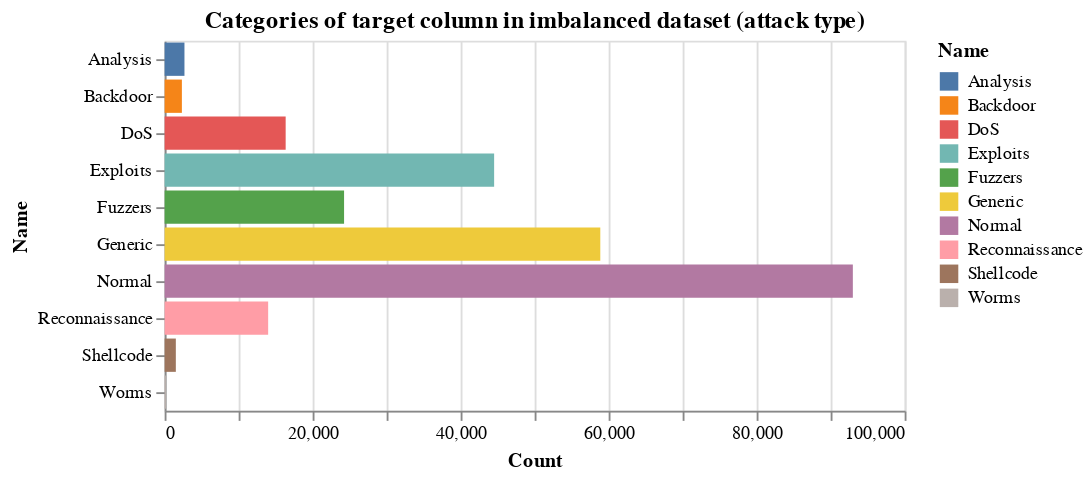

Notebook source saved alongside this figure:
### Code cell
# imbalanced data
# step 5: Visualise the target categories in the train_val dataset
combined=combined_df.copy()
_features,_target=feature_target_split(combined)
target_table=_target.value_counts().rename_axis('Name').reset_index(name='Count')
alt.Chart(target_table, title="Categories of target column in imbalanced dataset (attack type)").mark_bar().encode(
  x='Count',
  y='Name',
  color='Name'
)

### Figure 1 — Vega-Lite specification as saved in the notebook (floating-point values rounded to 4 significant figures)
{"config": {"view": {"continuousWidth": 400, "continuousHeight": 300}}, "data": {"name": "data-ef5ecfc6f8b52b7d64de57a1b2b1bf74"}, "mark": "bar", "encoding": {"color": {"type": "nominal", "field": "Name"}, "x": {"type": "quantitative", "field": "Count"}, "y": {"type": "nominal", "field": "Name"}}, "title": "Categories of target column in imbalanced dataset (attack type)", "$schema": "https://vega.github.io/schema/vega-lite/v4.8.1.json", "datasets": {"data-ef5ecfc6f8b52b7d64de57a1b2b1bf74": [{"Name": "Normal", "Count": 93000}, {"Name": "Generic", "Count": 58871}, {"Name": "Exploits", "Count": 44525}, {"Name": "Fuzzers", "Count": 24246}, {"Name": "DoS", "Count": 16353}, {"Name": "Reconnaissance", "Count": 13987}, {"Name": "Analysis", "Count": 2677}, {"Name": "Backdoor", "Count": 2329}, {"Name": "Shellcode", "Count": 1511}, {"Name": "Worms", "Count": 174}]}}
